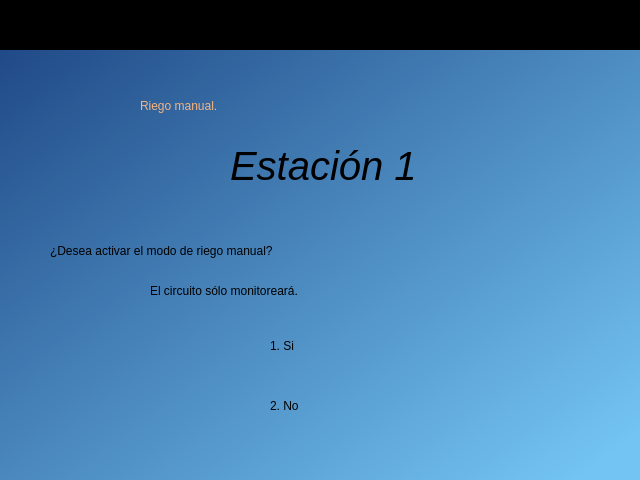
<?xml version="1.0" encoding="UTF-8"?>
<ui version="4.0">
 <class>widget_inicio</class>
 <widget class="QWidget" name="widget_inicio">
  <property name="geometry">
   <rect>
    <x>0</x>
    <y>0</y>
    <width>640</width>
    <height>480</height>
   </rect>
  </property>
  <property name="windowTitle">
   <string>Form</string>
  </property>
  <property name="styleSheet">
   <string notr="true"/>
  </property>
  <widget class="QWidget" name="widget_fecha" native="true">
   <property name="geometry">
    <rect>
     <x>0</x>
     <y>0</y>
     <width>641</width>
     <height>51</height>
    </rect>
   </property>
   <property name="styleSheet">
    <string notr="true">QWidget#widget_fecha{
background-color:rgb(0, 0, 0)}</string>
   </property>
   <widget class="QLabel" name="lbl_hora">
    <property name="geometry">
     <rect>
      <x>20</x>
      <y>10</y>
      <width>151</width>
      <height>21</height>
     </rect>
    </property>
    <property name="styleSheet">
     <string notr="true">font: 57 16pt &quot;Ubuntu&quot;;
color:rgb(238, 238, 236);</string>
    </property>
    <property name="text">
     <string/>
    </property>
   </widget>
   <widget class="QLabel" name="lbl_fecha">
    <property name="geometry">
     <rect>
      <x>460</x>
      <y>10</y>
      <width>161</width>
      <height>21</height>
     </rect>
    </property>
    <property name="styleSheet">
     <string notr="true">font: 57 16pt &quot;Ubuntu&quot;;
color:rgb(238, 238, 236);</string>
    </property>
    <property name="text">
     <string/>
    </property>
   </widget>
  </widget>
  <widget class="QWidget" name="widget_datos" native="true">
   <property name="geometry">
    <rect>
     <x>0</x>
     <y>50</y>
     <width>641</width>
     <height>431</height>
    </rect>
   </property>
   <property name="styleSheet">
    <string notr="true">QWidget#widget_datos{
background-color:qlineargradient(spread:pad, x1:0, y1:0, x2:0.985075, y2:0.903, stop:0 rgba(32, 74, 135, 255), stop:1 rgba(115, 196, 242, 255))
}</string>
   </property>
   <widget class="QLabel" name="label_9">
    <property name="geometry">
     <rect>
      <x>10</x>
      <y>10</y>
      <width>91</width>
      <height>101</height>
     </rect>
    </property>
    <property name="text">
     <string/>
    </property>
    <property name="pixmap">
     <pixmap>../images/logo.png</pixmap>
    </property>
    <property name="scaledContents">
     <bool>true</bool>
    </property>
   </widget>
   <widget class="QLabel" name="lbl_num_est">
    <property name="geometry">
     <rect>
      <x>230</x>
      <y>90</y>
      <width>191</width>
      <height>51</height>
     </rect>
    </property>
    <property name="font">
     <font>
      <family>Ubuntu</family>
      <pointsize>30</pointsize>
      <weight>7</weight>
      <italic>true</italic>
      <bold>false</bold>
     </font>
    </property>
    <property name="styleSheet">
     <string notr="true">font: 57 italic 30pt &quot;Ubuntu&quot;;
</string>
    </property>
    <property name="text">
     <string>Estación 1</string>
    </property>
   </widget>
   <widget class="QLabel" name="lbl_num_est_2">
    <property name="geometry">
     <rect>
      <x>140</x>
      <y>30</y>
      <width>371</width>
      <height>51</height>
     </rect>
    </property>
    <property name="styleSheet">
     <string notr="true">font: 22pt &quot;Ubuntu&quot;;
font: 57 italic 35pt &quot;Ubuntu&quot;;
color:rgb(244, 179, 126)</string>
    </property>
    <property name="text">
     <string>Riego manual.</string>
    </property>
   </widget>
   <widget class="QLabel" name="lbl_riego_est1">
    <property name="geometry">
     <rect>
      <x>50</x>
      <y>160</y>
      <width>541</width>
      <height>81</height>
     </rect>
    </property>
    <property name="styleSheet">
     <string notr="true">font: 22pt &quot;Ubuntu&quot;;</string>
    </property>
    <property name="text">
     <string>¿Desea activar el modo de riego manual? </string>
    </property>
    <property name="scaledContents">
     <bool>false</bool>
    </property>
    <property name="wordWrap">
     <bool>true</bool>
    </property>
   </widget>
   <widget class="QLabel" name="lbl_riego_est2">
    <property name="geometry">
     <rect>
      <x>270</x>
      <y>270</y>
      <width>81</width>
      <height>51</height>
     </rect>
    </property>
    <property name="styleSheet">
     <string notr="true">font: 22pt &quot;Ubuntu&quot;;</string>
    </property>
    <property name="text">
     <string>1. Si</string>
    </property>
   </widget>
   <widget class="QLabel" name="lbl_riego_est3_2">
    <property name="geometry">
     <rect>
      <x>270</x>
      <y>310</y>
      <width>91</width>
      <height>91</height>
     </rect>
    </property>
    <property name="styleSheet">
     <string notr="true">font: 22pt &quot;Ubuntu&quot;;</string>
    </property>
    <property name="text">
     <string>2. No</string>
    </property>
    <property name="textFormat">
     <enum>Qt::AutoText</enum>
    </property>
    <property name="wordWrap">
     <bool>true</bool>
    </property>
   </widget>
   <widget class="QLabel" name="lbl_riego_est1_2">
    <property name="geometry">
     <rect>
      <x>150</x>
      <y>200</y>
      <width>441</width>
      <height>81</height>
     </rect>
    </property>
    <property name="styleSheet">
     <string notr="true">font: 22pt &quot;Ubuntu&quot;;</string>
    </property>
    <property name="text">
     <string>El circuito sólo monitoreará.</string>
    </property>
    <property name="scaledContents">
     <bool>false</bool>
    </property>
    <property name="wordWrap">
     <bool>true</bool>
    </property>
   </widget>
  </widget>
 </widget>
 <resources/>
 <connections/>
</ui>
